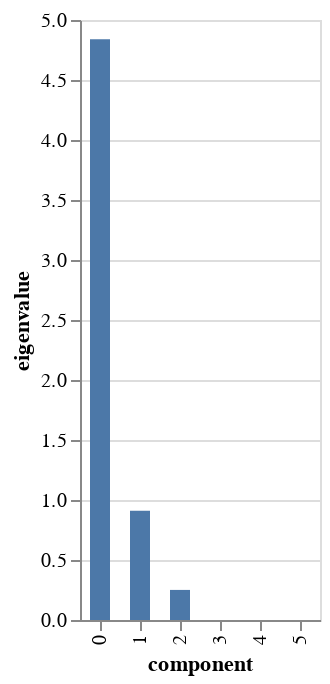

Notebook source saved alongside this figure:
### Markdown cell above
Como a coluna "DENSIDADE" foi removida dos dados de entrada, essa tabela agora mostra como as variáveis explicativas se relacionam entre si — sem influência direta da variável alvo.

Interpretação:
A componente 0 representa uma combinação linear das variáveis explicativas que captura 80,65% da variação total nos dados. É a direção com maior variabilidade.

A componente 1 adiciona mais 15,17%, totalizando 95,82% com apenas duas componentes.

Isso quer dizer que as variáveis têm correlação forte entre si, e os dados estão altamente concentrados em um subespaço de 2 dimensões.

O PCA conseguiu comprimir muito bem a informação, o que é ótimo para:

Visualização 2D;

Redução de dimensionalidade antes de treinar um modelo;

Eliminação de colinearidade.

### Code cell
pca.scree_plot()

### Figure 1 — Vega-Lite specification as saved in the notebook (floating-point values rounded to 4 significant figures)
{"config": {"view": {"continuousWidth": 300, "continuousHeight": 300}}, "data": {"name": "data-d777b0f3cb612eb6d5dad368afdbdfe9"}, "mark": {"type": "bar", "size": 10}, "encoding": {"tooltip": [{"field": "component", "type": "nominal"}, {"field": "eigenvalue", "type": "quantitative"}, {"field": "% of variance", "type": "quantitative"}, {"field": "% of variance (cumulative)", "type": "quantitative"}], "x": {"field": "component", "type": "nominal"}, "y": {"field": "eigenvalue", "type": "quantitative"}}, "$schema": "https://vega.github.io/schema/vega-lite/v5.20.1.json", "datasets": {"data-d777b0f3cb612eb6d5dad368afdbdfe9": [{"component": "0", "eigenvalue": 4.839, "% of variance": 80.65, "% of variance (cumulative)": 80.65}, {"component": "1", "eigenvalue": 0.9101, "% of variance": 15.17, "% of variance (cumulative)": 95.82}, {"component": "2", "eigenvalue": 0.2507, "% of variance": 4.178, "% of variance (cumulative)": 100.0}, {"component": "3", "eigenvalue": 2.899e-05, "% of variance": 0.0004832, "% of variance (cumulative)": 100.0}, {"component": "4", "eigenvalue": 3.719e-06, "% of variance": 6.198e-05, "% of variance (cumulative)": 100.0}, {"component": "5", "eigenvalue": 1.812e-30, "% of variance": 3.02e-29, "% of variance (cumulative)": 100.0}]}}
